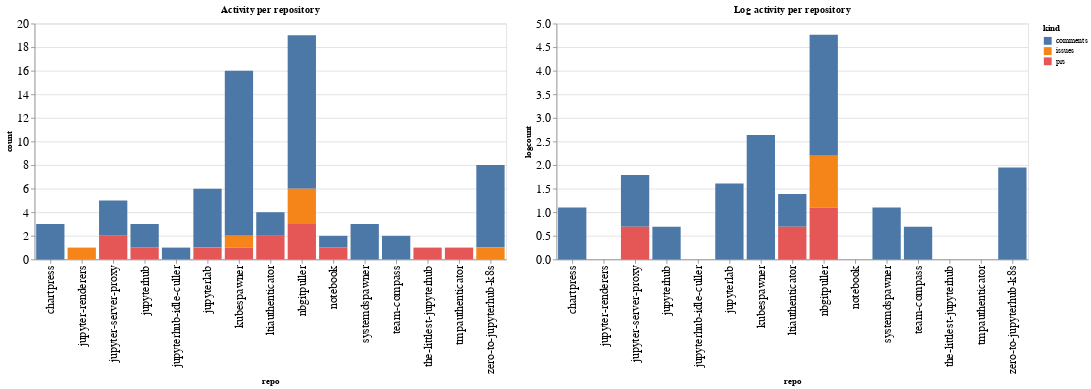

The code cell stored with this chart in its notebook:
### Code cell
ch1 = alt.Chart(repo_summaries, width=600, title="Activity per repository").mark_bar().encode(
    x='repo',
    y='count',
    color='kind',
    tooltip="kind"
)

ch2 = alt.Chart(repo_summaries, width=600, title="Log activity per repository").mark_bar().encode(
    x='repo',
    y='logcount',
    color='kind',
    tooltip="kind"
)

ch1 | ch2

### Figure 1 — Vega-Lite specification as saved in the notebook (floating-point values rounded to 4 significant figures)
{"config": {"axisLeft": {"labelFontSize": 15}, "axisBottom": {"labelFontSize": 15}}, "hconcat": [{"mark": "bar", "encoding": {"color": {"type": "nominal", "field": "kind"}, "tooltip": {"type": "nominal", "field": "kind"}, "x": {"type": "nominal", "field": "repo"}, "y": {"type": "quantitative", "field": "count"}}, "title": "Activity per repository", "width": 600}, {"mark": "bar", "encoding": {"color": {"type": "nominal", "field": "kind"}, "tooltip": {"type": "nominal", "field": "kind"}, "x": {"type": "nominal", "field": "repo"}, "y": {"type": "quantitative", "field": "logcount"}}, "title": "Log activity per repository", "width": 600}], "data": {"name": "data-0aa49bf907ba9814ac1b8122dab69837"}, "$schema": "https://vega.github.io/schema/vega-lite/v4.8.1.json", "datasets": {"data-0aa49bf907ba9814ac1b8122dab69837": [{"repo": "chartpress", "kind": "comments", "count": 3, "logcount": 1.099}, {"repo": "jupyter-renderers", "kind": "issues", "count": 1, "logcount": 0.0}, {"repo": "jupyter-server-proxy", "kind": "comments", "count": 3, "logcount": 1.099}, {"repo": "jupyter-server-proxy", "kind": "prs", "count": 2, "logcount": 0.6931}, {"repo": "jupyterhub", "kind": "comments", "count": 2, "logcount": 0.6931}, {"repo": "jupyterhub", "kind": "prs", "count": 1, "logcount": 0.0}, {"repo": "jupyterhub-idle-culler", "kind": "comments", "count": 1, "logcount": 0.0}, {"repo": "jupyterlab", "kind": "comments", "count": 5, "logcount": 1.609}, {"repo": "jupyterlab", "kind": "prs", "count": 1, "logcount": 0.0}, {"repo": "kubespawner", "kind": "comments", "count": 14, "logcount": 2.639}, {"repo": "kubespawner", "kind": "issues", "count": 1, "logcount": 0.0}, {"repo": "kubespawner", "kind": "prs", "count": 1, "logcount": 0.0}, {"repo": "ltiauthenticator", "kind": "comments", "count": 2, "logcount": 0.6931}, {"repo": "ltiauthenticator", "kind": "prs", "count": 2, "logcount": 0.6931}, {"repo": "nbgitpuller", "kind": "comments", "count": 13, "logcount": 2.565}, {"repo": "nbgitpuller", "kind": "issues", "count": 3, "logcount": 1.099}, {"repo": "nbgitpuller", "kind": "prs", "count": 3, "logcount": 1.099}, {"repo": "notebook", "kind": "comments", "count": 1, "logcount": 0.0}, {"repo": "notebook", "kind": "prs", "count": 1, "logcount": 0.0}, {"repo": "systemdspawner", "kind": "comments", "count": 3, "logcount": 1.099}, {"repo": "team-compass", "kind": "comments", "count": 2, "logcount": 0.6931}, {"repo": "the-littlest-jupyterhub", "kind": "prs", "count": 1, "logcount": 0.0}, {"repo": "tmpauthenticator", "kind": "prs", "count": 1, "logcount": 0.0}, {"repo": "zero-to-jupyterhub-k8s", "kind": "comments", "count": 7, "logcount": 1.946}, {"repo": "zero-to-jupyterhub-k8s", "kind": "issues", "count": 1, "logcount": 0.0}]}}
